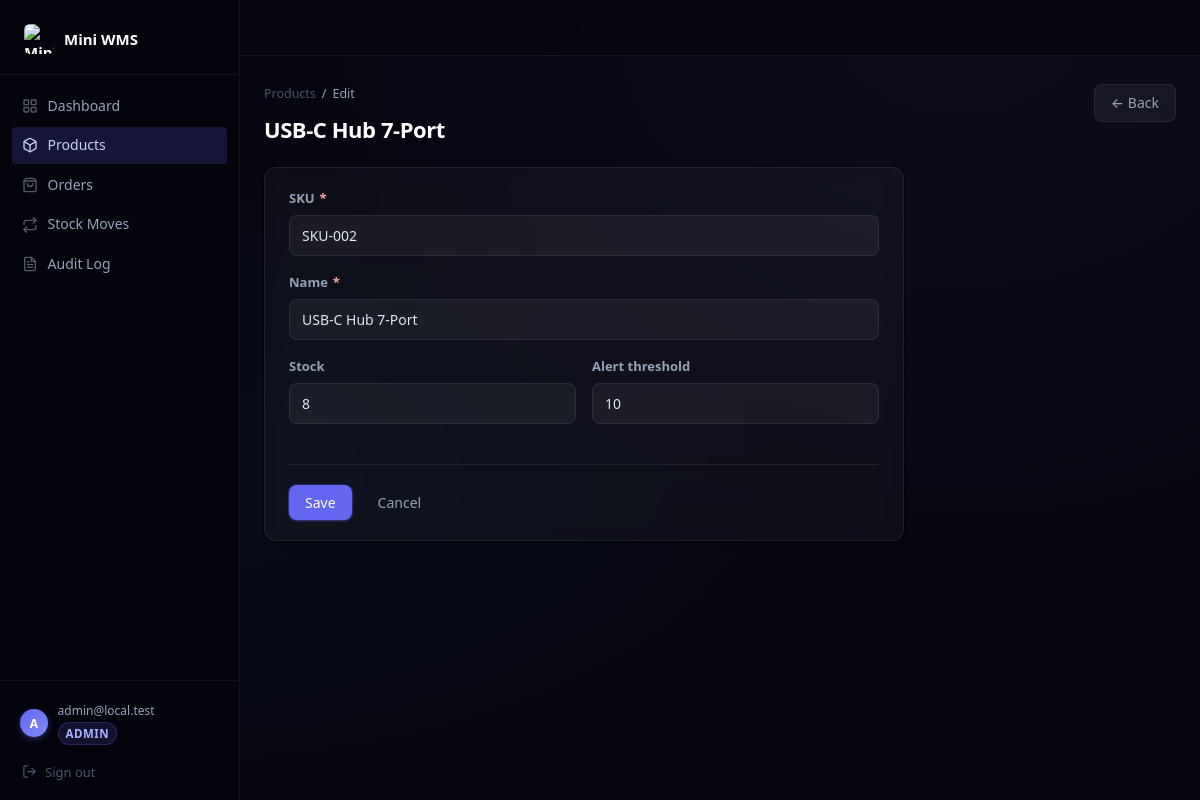
Screenshot of /product_edit.php?id=2 (signed in) with the database file from the repository.
### tables this page shows
CREATE TABLE IF NOT EXISTS products (
    id         INT UNSIGNED AUTO_INCREMENT PRIMARY KEY,
    sku        VARCHAR(64)  NOT NULL,
    name       VARCHAR(255) NOT NULL,
    stock      INT NOT NULL DEFAULT 0,
    threshold  INT NOT NULL DEFAULT 0,
    created_at DATETIME NOT NULL DEFAULT CURRENT_TIMESTAMP,
    updated_at DATETIME NOT NULL DEFAULT CURRENT_TIMESTAMP ON UPDATE CURRENT_TIMESTAMP,
    UNIQUE KEY uq_products_sku (sku),
    CONSTRAINT chk_products_stock     CHECK (stock >= 0),
    CONSTRAINT chk_products_threshold CHECK (threshold >= 0)
);

### app/config/db.php (called while the page is built, shortened)
<?php
function db(): PDO
{
    static $pdo = null;
    $host = $_ENV['DB_HOST'] ?? '127.0.0.1';
    $port = $_ENV['DB_PORT'] ?? '3306';
    $name = $_ENV['DB_NAME'] ?? 'mini_wms';
    $user = $_ENV['DB_USER'] ?? 'root';
    $pass = $_ENV['DB_PASS'] ?? '';
    $dsn = "mysql:host={$host};port={$port};dbname={$name};charset=utf8mb4";
    try {
        $pdo = new PDO($dsn, $user, $pass, [
            PDO::ATTR_ERRMODE            => PDO::ERRMODE_EXCEPTION,
            PDO::ATTR_DEFAULT_FETCH_MODE => PDO::FETCH_ASSOC,
            PDO::ATTR_EMULATE_PREPARES   => false,
            PDO::MYSQL_ATTR_INIT_COMMAND => "SET NAMES utf8mb4 COLLATE utf8mb4_unicode_ci",
        ]);
    } catch (PDOException $e) {
        error_log('[DB] Connection failed: ' . $e->getMessage(), 3, LOG_PATH);
        throw new RuntimeException('Database connection failed');
    }
    return $pdo;
}

### app/models/Product.php (called while the page is built, shortened)
<?php
class Product
{
    public static function findById(int $id): ?array
    {
        $stmt = db()->prepare('SELECT * FROM products WHERE id = :id LIMIT 1');
        $stmt->execute([':id' => $id]);
        $row = $stmt->fetch();
        return $row ?: null;
    }
}

### app/lib/auth.php (called while the page is built, shortened)
<?php
function e(string $s): string
{
    return htmlspecialchars($s, ENT_QUOTES | ENT_SUBSTITUTE, 'UTF-8');
}

### public/product_edit.php (the view, shortened to what this page needs)
<?php
$id = (int)($_GET['id'] ?? 0);
$product = $id > 0 ? Product::findById($id) : null;
$form   = [
    'sku'       => $product['sku'],
    'name'      => $product['name'],
    'stock'     => (string)$product['stock'],
    'threshold' => (string)$product['threshold'],
];
?>
<div class="page-header">
    <div>
        <nav class="breadcrumb" aria-label="Breadcrumb">
            <a href="products.php">Products</a>
            <span aria-hidden="true">/</span>
            <span>Edit</span>
        </nav>
        <h1 class="page-title"><?= e($product['name']) ?></h1>
    </div>
    <a href="products.php" class="btn btn-outline">← Back</a>
</div>
<div class="card form-card">
    <form method="post" action="product_edit.php?id=<?= $id ?>" data-spinner>
        <div class="form-group">
            <label for="sku" class="form-label">SKU <span class="required">*</span></label>
            <input type="text" id="sku" name="sku"
                   value="<?= e($form['sku']) ?>"
                   required maxlength="64" class="form-control"
                   pattern="[A-Za-z0-9\-]{2,64}">
        </div>
        <div class="form-group">
            <label for="name" class="form-label">Name <span class="required">*</span></label>
            <input type="text" id="name" name="name"
                   value="<?= e($form['name']) ?>"
                   required maxlength="255" class="form-control">
        </div>
        <div class="form-row">
            <div class="form-group">
                <label for="stock" class="form-label">Stock</label>
                <input type="number" id="stock" name="stock"
                       value="<?= e($form['stock']) ?>"
                       min="0" required class="form-control">
            </div>
            <div class="form-group">
                <label for="threshold" class="form-label">Alert threshold</label>
                <input type="number" id="threshold" name="threshold"
                       value="<?= e($form['threshold']) ?>"
                       min="0" required class="form-control">
            </div>
        </div>
        <div class="form-actions">
            <button type="submit" class="btn btn-primary" data-saving-text="Saving…">
                <span class="btn-label">Save</span>
            </button>
            <a href="products.php" class="btn btn-ghost">Cancel</a>
        </div>
    </form>
</div>
<?php
include dirname(__DIR__) . '/app/views/layout.php';

### rows the page displays
products: name "USB-C Hub 7-Port", sku "SKU-002", stock "8", threshold "10"

### other values shown
substr($currentUser['email'] ?? 'U', 0, 1) "A"
$currentUser['email'] "admin@local.test"
$currentUser['role'] "ADMIN"
